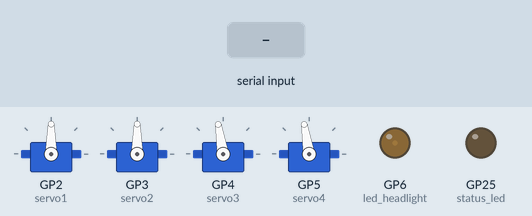
The program below on a simulated Raspberry Pi Pico running MicroPython. On the bench: 4 × servo, output pins drawn as LEDs (lit = HIGH). Inputs (shaded band) come from the test bench. Servo angles are drawn from the pulse width (0.5 ms = 0°, 2.5 ms = 180°).

Above: at 2.1 s.
2.2 s: "track_left\n" received over the second serial link
At 3.0 s:
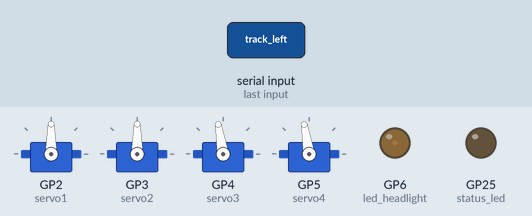
3.7 s: "f\n" received over the second serial link
At 4.2 s:
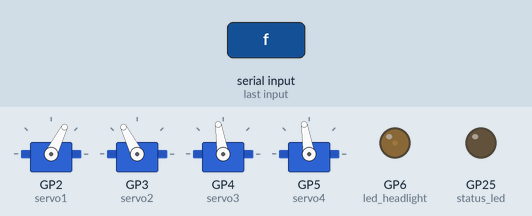
5.2 s: "track_right\n" received over the second serial link
At 6.4 s:
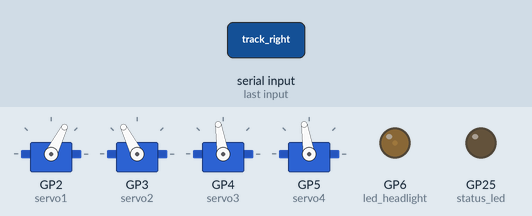
6.7 s: "r\n" received over the second serial link
At 7.6 s:
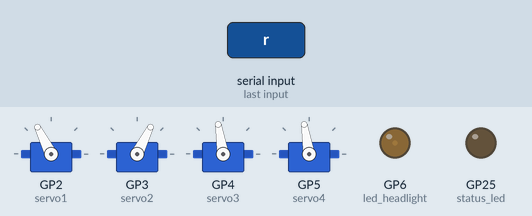
8.2 s: "head_x\n" received over the second serial link
At 8.8 s:
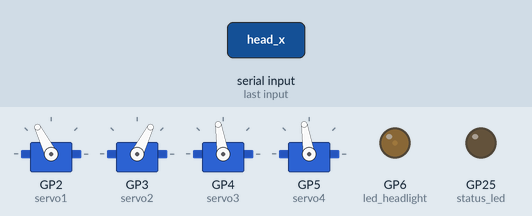
9.7 s: "lt\n" received over the second serial link
At 11.1 s:
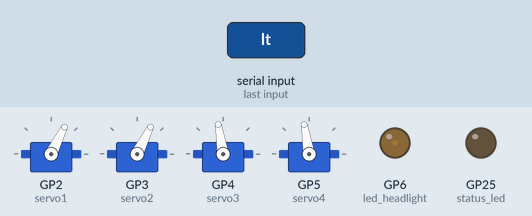
Timing chart, 0 to 12.2 s (numbered marks = the images above; inputs shaded):
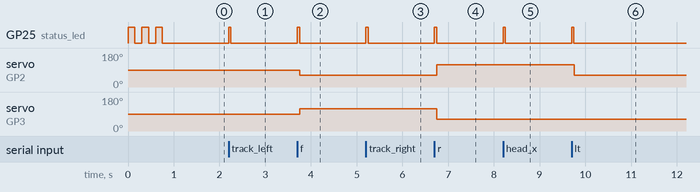

The program:

main.py
```python
import machine # type: ignore
import time

# ============================================================================
# CONFIGURATION
# ============================================================================

# Pin assignments
SERVO_PIN_1 = 2  # Track Left
SERVO_PIN_2 = 3  # Track Right
SERVO_PIN_3 = 4  # Head X (pan)
SERVO_PIN_4 = 5  # Head Y (tilt)
LED_PIN = 6      # Headlight

# UART config
UART_ID = 0
BAUD_RATE = 115200
# Initialize UART on pins 0 (TX) and 1 (RX)
uart = machine.UART(UART_ID, baudrate=BAUD_RATE, tx=machine.Pin(0), rx=machine.Pin(1))

# PWM config
PWM_FREQ = 50
PERIOD_US = 20000

# Servo limits (calibrated)
HEAD_X_MIN = 1300
HEAD_X_MAX = 1900
HEAD_Y_MIN = 1400
HEAD_Y_MAX = 1869

# Track servo values (in microseconds)
STOP = 1500
FWD = 1800
REV = 1200

# LED levels (microseconds)
LED_OFF = 1000
LED_LOW = 1400
LED_HIGH = 2000

# Head movement parameters
HEAD_MOVE_SPEED = 10    # degrees per update cycle (adjustable for smoothness)
HEAD_UPDATE_RATE_MS = 20 # 50Hz update rate (20ms)

# Manual override timeout (milliseconds)
MANUAL_OVERRIDE_TIMEOUT_MS = 500  # Manual commands block automation for 0.5s

# Status reporting interval
STATUS_REPORT_INTERVAL_MS = 1000 # Send status every 1 second if enabled

# ============================================================================
# HELPER FUNCTIONS
# ============================================================================

def us_to_duty(us):
    """Convert microseconds to PWM duty cycle (0-65535)."""
    return int(us * 65535 / PERIOD_US)

def degrees_to_us(degrees):
    """Convert 0-300 degrees to 1000-2000μs PWM range."""
    # Assumes a 0-300 degree scale mapped to standard 1000-2000us range
    return int(1000 + (degrees / 300.0) * 1000)

def clamp(value, min_val, max_val):
    """Clamp value between min and max."""
    return max(min_val, min(max_val, value))

def interpolate(current, target, step):
    """Move current toward target by step amount."""
    if abs(target - current) <= step:
        return target
    return current + step if target > current else current - step

# ============================================================================
# ROBOT STATE CLASS
# ============================================================================

class RobotState:
    """Maintains current and target state for all actuators."""

    def __init__(self):
        # Current state (actual hardware positions)
        self.track_left = STOP
        self.track_right = STOP
        self.head_x_degrees = 180.0  # Center
        self.head_y_degrees = 180.0  # Center
        self.led_level = 0  # 0=off, 1=low, 2=high

        # Target state (commanded positions)
        self.target_track_left = STOP
        self.target_track_right = STOP
        self.target_head_x = 180.0
        self.target_head_y = 180.0
        self.target_led_level = 0

        # Control flags
        self.manual_override_until_ms = 0  # Timestamp when manual override expires
        self.is_manual_control = False
        self.reporting_enabled = False     # Flag to enable/disable status reporting

    def set_manual_override(self):
        """Mark that manual control is active."""
        self.manual_override_until_ms = time.ticks_add(time.ticks_ms(), MANUAL_OVERRIDE_TIMEOUT_MS)
        self.is_manual_control = True

    def check_override_expired(self):
        """Check if manual override has expired."""
        # Update is_manual_control based on the timeout
        if time.ticks_diff(time.ticks_ms(), self.manual_override_until_ms) > 0:
            self.is_manual_control = False
        return not self.is_manual_control # Return True if override is EXPIRED

    def update_targets(self, **kwargs):
        """Update target state from command. Accepts any combination of actuators."""
        for key, value in kwargs.items():
            if key == 'track_left':
                self.target_track_left = value
            elif key == 'track_right':
                self.target_track_right = value
            elif key == 'head_x':
                # Clamp head degrees between 90 (max left) and 270 (max right)
                self.target_head_x = clamp(float(value), 90.0, 270.0)
            elif key == 'head_y':
                # Clamp head degrees between 120 and 260
                self.target_head_y = clamp(float(value), 120.0, 260.0)
            elif key == 'led_level':
                self.target_led_level = clamp(int(value), 0, 2)

    def smooth_update(self):
        """Incrementally move current state toward targets (for smooth movement)."""
        # Tracks update immediately
        self.track_left = self.target_track_left
        self.track_right = self.target_track_right

        # Head moves smoothly toward target
        self.head_x_degrees = interpolate(
            self.head_x_degrees,
            self.target_head_x,
            HEAD_MOVE_SPEED
        )
        self.head_y_degrees = interpolate(
            self.head_y_degrees,
            self.target_head_y,
            HEAD_MOVE_SPEED
        )

        # LED updates immediately
        self.led_level = self.target_led_level

# ============================================================================
# HARDWARE CONTROL
# ============================================================================

class HardwareController:
    """Controls physical hardware (servos, LED)."""

    def __init__(self):
        # Initialize PWM for servos and LED
        self.servo1 = machine.PWM(machine.Pin(SERVO_PIN_1))
        self.servo2 = machine.PWM(machine.Pin(SERVO_PIN_2))
        self.servo3 = machine.PWM(machine.Pin(SERVO_PIN_3))
        self.servo4 = machine.PWM(machine.Pin(SERVO_PIN_4))
        self.led_headlight = machine.PWM(machine.Pin(LED_PIN))

        # Set PWM frequency
        for pwm in [self.servo1, self.servo2, self.servo3, self.servo4, self.led_headlight]:
            pwm.freq(PWM_FREQ)

        # Status LED (onboard Pico LED)
        self.status_led = machine.Pin("LED", machine.Pin.OUT)

        # Startup blink
        for _ in range(3):
            self.status_led.on()
            time.sleep(0.15)
            self.status_led.off()
            time.sleep(0.15)

    def apply_state(self, state):
        """Apply robot state to hardware."""
        # Apply track speeds (continuous rotation servos)
        self.servo1.duty_u16(us_to_duty(state.track_left))
        self.servo2.duty_u16(us_to_duty(state.track_right))

        # Apply head positions (standard servos)
        head_x_us = degrees_to_us(state.head_x_degrees)
        head_y_us = degrees_to_us(state.head_y_degrees)
        # Apply hardware-specific limits
        head_x_us = clamp(head_x_us, HEAD_X_MIN, HEAD_X_MAX)
        head_y_us = clamp(head_y_us, HEAD_Y_MIN, HEAD_Y_MAX)
        self.servo3.duty_u16(us_to_duty(head_x_us))
        self.servo4.duty_u16(us_to_duty(head_y_us))

        # Apply LED level
        led_values = {0: LED_OFF, 1: LED_LOW, 2: LED_HIGH}
        self.led_headlight.duty_u16(us_to_duty(led_values[state.led_level]))

    def blink_status(self):
        """Quick blink to show command received."""
        self.status_led.on()
        time.sleep(0.05)
        self.status_led.off()

# ============================================================================
# COMMAND PARSER
# ============================================================================

class CommandParser:
    """Parses incoming UART commands and updates robot state."""

    def __init__(self, state, hardware):
        self.state = state
        self.hardware = hardware

    def report_status(self, on_demand=False):
        """
        Generates and sends the compact status report over UART.
        If on_demand is True (triggered by 'rstatus'), also prints a detailed
        version to the Pico's local console for debugging.
        """
        # --- Always construct and send the compact line over UART ---
        manual_flag = 1 if self.state.is_manual_control else 0
        status_line = (
            f"STATUS:{self.state.track_left},{self.state.track_right},"
            f"{self.state.head_x_degrees:.1f},{self.state.head_y_degrees:.1f},"
            f"{self.state.led_level},{manual_flag}\n"
        )
        try:
            uart.write(status_line.encode('utf-8'))
        except Exception as e:
            print(f"Error writing status to UART: {e}") # Print error locally

        # --- Optionally, print detailed status locally on Pico console ---
        if on_demand:
            levels = ["OFF", "LOW", "HIGH"]
            # Use print() to output to the Pico's console (e.g., Thonny)
            print("\n--- ROBOT STATUS (On Demand) ---")
            print(f"Tracks (L/R): {self.state.track_left}/{self.state.track_right} us")
            print(f"Head X (Pan): {self.state.head_x_degrees:.1f}° (Target: {self.state.target_head_x:.1f}°)")
            print(f"Head Y (Tilt): {self.state.head_y_degrees:.1f}° (Target: {self.state.target_head_y:.1f}°)")
            print(f"LED Status: {levels[self.state.led_level]} (Level {self.state.led_level})")
            print(f"Manual Override: {'ACTIVE' if self.state.is_manual_control else 'INACTIVE'}")
            print(f"Reporting: {'ENABLED' if self.state.reporting_enabled else 'DISABLED'}")
            print("--------------------")

    def _process_command(self, cmd_str, parts, is_manual):
        """Internal command processor."""

        # === MOVEMENT COMMANDS ===
        if cmd_str == "f":  # Forward
            self.state.update_targets(track_left=REV, track_right=FWD)
            uart.write("OK: Forward\n")

        elif cmd_str == "r":  # Reverse
            self.state.update_targets(track_left=FWD, track_right=REV)
            uart.write("OK: Reverse\n")

        elif cmd_str == "lt":  # Left turn (Spin left)
            self.state.update_targets(track_left=REV, track_right=REV)
            uart.write("OK: Left spin\n")

        elif cmd_str == "rt":  # Right turn (Spin right)
            self.state.update_targets(track_left=FWD, track_right=FWD)
            uart.write("OK: Right spin\n")

        elif cmd_str == "s":  # Stop
            self.state.update_targets(track_left=STOP, track_right=STOP)
            uart.write("OK: Stop\n")

        # === HEAD COMMANDS ===
        elif len(parts) == 2 and parts[0] == "hx":
            try:
                degrees = float(parts[1])
                self.state.update_targets(head_x=degrees)
                uart.write(f"OK: Head X target → {self.state.target_head_x:.1f}°\n")
            except Exception as e:
                uart.write(f"ERROR: Invalid head X value - {e}\n")

        elif len(parts) == 2 and parts[0] == "hy":
            try:
                degrees = float(parts[1])
                self.state.update_targets(head_y=degrees)
                uart.write(f"OK: Head Y target → {self.state.target_head_y:.1f}°\n")
            except Exception as e:
                uart.write(f"ERROR: Invalid head Y value - {e}\n")

        # === LED COMMANDS ===
        elif cmd_str == "ltoggle":  # Cycle through LED levels
            new_level = (self.state.target_led_level + 1) % 3
            self.state.update_targets(led_level=new_level)
            levels = ["OFF", "LOW", "HIGH"]
            uart.write(f"OK: Light set to {levels[new_level]}\n")

        elif cmd_str == "lon":  # Full brightness
            self.state.update_targets(led_level=2)
            uart.write("OK: Light HIGH\n")

        elif cmd_str == "loff":  # Off
            self.state.update_targets(led_level=0)
            uart.write("OK: Light OFF\n")

        # === COMPOSITE POSE COMMAND ===
        elif cmd_str.startswith("pose:"):
            # Format: "pose:left,right,headx,heady,led"
            try:
                values_str = cmd_str.split(":", 1)[1]
                values = values_str.split(",")
                if len(values) == 5:
                    self.state.update_targets(
                        track_left=int(values[0]),
                        track_right=int(values[1]),
                        head_x=float(values[2]),
                        head_y=float(values[3]),
                        led_level=int(values[4])
                    )
                    prefix = "OK: Auto" if not is_manual else "OK:"
                    uart.write(f"{prefix} Pose updated\n")
                else:
                    uart.write(f"ERROR: Pose requires 5 values (got {len(values)})\n")
            except Exception as e:
                uart.write(f"ERROR: Invalid pose - {e}\n")

        else:
            uart.write(f"ERROR: Unknown command '{cmd_str}'\n")

    def parse(self, cmd_str):
        """
        Parse command string and update state.
        """
        cmd_str = cmd_str.strip().lower()
        parts = cmd_str.split()

        if not cmd_str:
            return

        # === STATUS COMMANDS (Do NOT trigger manual override) ===
        if cmd_str == "rstatus":
            self.report_status(on_demand=True)
            return

        if cmd_str == "rtoggle":
            self.state.reporting_enabled = not self.state.reporting_enabled
            status = "ENABLED" if self.state.reporting_enabled else "DISABLED"
            uart.write(f"OK: Status Reporting {status}\n")
            return

        # === AUTOMATION COMMANDS ===
        if cmd_str.startswith("auto:"):
            # Only accept if not in manual override
            if self.state.check_override_expired():
                # Process the command but do NOT set manual override
                auto_cmd = cmd_str[5:]
                auto_parts = auto_cmd.split()
                self._process_command(auto_cmd, auto_parts, is_manual=False)
            else:
                uart.write("WARN: Manual override active, ignoring auto command\n")
            return # Exit after handling auto command

        # === ALL OTHER COMMANDS are MANUAL ===
        # Trigger manual override/block automation
        self.state.set_manual_override()
        self.hardware.blink_status()
        self._process_command(cmd_str, parts, is_manual=True)

# ============================================================================
# MAIN LOOP
# ============================================================================

def main():
    """Main control loop."""

    # Initialize
    state = RobotState()
    hardware = HardwareController()
    parser = CommandParser(state, hardware)

    # Set initial positions
    hardware.apply_state(state)
    uart.write("\nPico Ready\n")

    last_update_ms = time.ticks_ms()
    last_report_ms = time.ticks_ms()

    cmd_buffer = "" # Add a command buffer

    while True:
        current_time_ms = time.ticks_ms()

        # Process incoming commands (with buffering)
        if uart.any():
            try:
                # Read all available bytes
                raw_data = uart.read()
                if raw_data:
                    cmd_buffer += raw_data.decode('utf-8')

                    # Process all complete lines in the buffer
                    while '\n' in cmd_buffer:
                        line, cmd_buffer = cmd_buffer.split('\n', 1)
                        cmd = line.strip()
                        if cmd: # Don't process empty lines
                            parser.parse(cmd)

            except Exception as e:
                uart.write(f"ERROR: {e}\n")

        # Update state smoothly at fixed rate
        if time.ticks_diff(current_time_ms, last_update_ms) >= HEAD_UPDATE_RATE_MS:
            state.smooth_update()
            hardware.apply_state(state)
            last_update_ms = current_time_ms

        # Send periodic status if enabled
        if state.reporting_enabled and \
           time.ticks_diff(current_time_ms, last_report_ms) >= STATUS_REPORT_INTERVAL_MS:
            parser.report_status(on_demand=False)
            last_report_ms = current_time_ms

        # Check if manual override has expired and reset control flag
        state.check_override_expired()

        time.sleep_ms(1)  # Small delay to prevent busy-waiting

# ============================================================================
# ENTRY POINT
# ============================================================================

if __name__ == "__main__":
    main()
```

Measured:
- after the input at 2.2 s, GP25 (status_led): LOW → HIGH at once, → LOW 0.05 s later
- after the input at 3.7 s, GP25 (status_led): LOW → HIGH at once, → LOW 0.05 s later; servo on GP2 (servo1): 90° → 63° after 0.05 s; servo on GP3 (servo2): 90° → 117° after 0.05 s
- after the input at 5.2 s, GP25 (status_led): LOW → HIGH at once, → LOW 0.05 s later
- after the input at 6.7 s, GP25 (status_led): LOW → HIGH at once, → LOW 0.05 s later; servo on GP2 (servo1): 63° → 117° after 0.05 s; servo on GP3 (servo2): 117° → 63° after 0.05 s
- after the input at 8.2 s, GP25 (status_led): LOW → HIGH at once, → LOW 0.05 s later
- after the input at 9.7 s, GP25 (status_led): LOW → HIGH at once, → LOW 0.05 s later; servo on GP2 (servo1): 117° → 63° after 0.05 s
